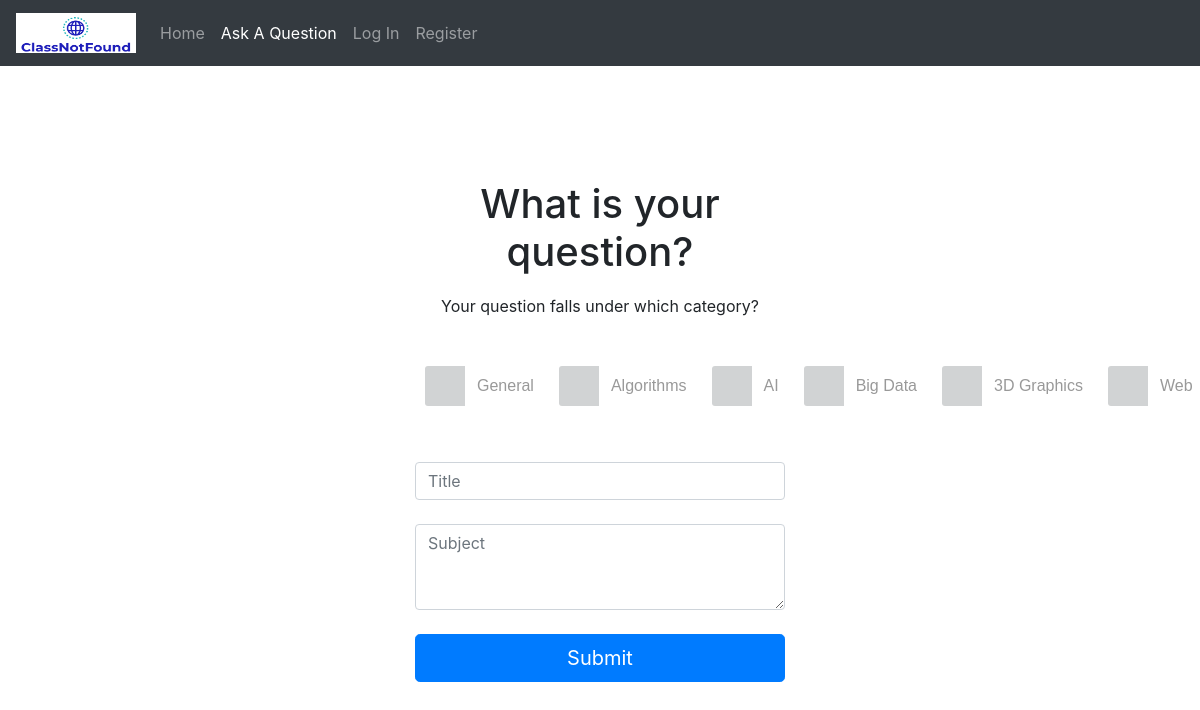
/index.php?action=ask, run on the app's committed database.
### tables this page shows
CREATE TABLE IF NOT EXISTS `categories` (
  `category_id` int(11) NOT NULL AUTO_INCREMENT,
  `category_name` varchar(255) NOT NULL,
  PRIMARY KEY (`category_id`)
);

### controllers/AskAQuestionController.php (called while the page is built, shortened)
<?php
class AskAQuestionController
{
    private $_db;
    public function __construct($db){
        $this->_db = $db;
    }
    public function run()
    {
        $arrayCategories = $this->_db->select_all_categories();
        $title = "";
        require_once (VIEWS_PATH.'askAQuestion.php');
    }
}

### index.php (called while the page is built, shortened)
<?php
require_once(VIEWS_PATH.'header.php');
require_once ('models/Db.php');
$db = Db::getInstancce();
switch ($_GET['action']){
    case "ask":
        require_once ('controllers/AskAQuestionController.php');
        $controller = new AskAQuestionController($db);
        break;
}
$controller->run();
require_once(VIEWS_PATH.'footer.php');
?>

### models/Db.php (called while the page is built, shortened)
<?php
class Db
{
    private $_db;
    private function __construct()
    {
        try {
            $array= parse_ini_file('config/config.ini');
            $this->_db = new PDO($array['db_name'],$array['db_user'],$array['db_password']);
            $this->_db->setAttribute(PDO::ATTR_ERRMODE, PDO::ERRMODE_EXCEPTION);
            $this->_db->setAttribute(PDO::ATTR_DEFAULT_FETCH_MODE, PDO::FETCH_OBJ);
        } catch (PDOException $e) {
            die('Erreur de connexion à la base de données : ' . $e->getMessage());
        }
    }
    public function select_all_categories()
    {
        $query = 'SELECT category_id, category_name FROM categories';
        $array = array();
        $ps = $this->_db->prepare($query);
        $ps->execute();
        if ($ps->rowCount() != 0) {
            while ($row = $ps->fetch()) {
                $array[] = new Category($row->category_id, $row->category_name);
            }
        }
        return $array;
    }
}

### models/Category.php (called while the page is built, shortened)
<?php
class Category
{
    private $_name;
    public function __construct($category_id,$_name)
    {
        $this->_name = $_name;
    }
    public function getName()
    {
        return $this->_name;
    }
}

### views/askAQuestion.php (the view, shortened to what this page needs)
<section>
    <form action="index.php?action=ask" class="form-signin" method="post">
        <div class="text-center container col-4 sign">
            <h1 class="display-5">What is your question?</h1>
            <div id="message"><?php echo $notification ?></div>
            <p>Your question falls under which category?</p>
        </div>
        <div class="categoriesAll">
            <?php for ($i = 0; $i < count($arrayCategories); $i++) { ?>
                <div class="categories">
                    <label for="radio<?php echo $i ?>"><?php echo $arrayCategories[$i]->getName()?></label>
                </div>
            <?php } ?>
        </div>
        <div class="text-center container col-4">
            <br>
            <br>
            <input type="text" class="form-control" id="exampleInputName2" name="title" value="<?php echo $title ?>" placeholder="Title">
            <br>
            <textarea class="form-control" rows="3" name="subject" placeholder="Subject"><?php echo $subject ?></textarea>
            <br>
            <input class="btn btn-lg btn-primary btn-block" name="form-Askquestion" type="submit" value="Submit">
        </div>
    </form>
</section>

### views/css/Style.css (style rules this page uses)
body { margin: 0px; padding-top: 80px; height: 100%; }
#message { color: red; font-weight: bold; padding-bottom: 10px; }
.sign { padding-top: 100px; }
.categoriesAll { height: 80px; }
.categories { font-family: sans-serif; font-weight: normal; color: #999; background-color: #eee; border-radius: 3px; height: 0px; margin-left: 25em; }
input.radio:empty ~ label { margin-left: 25px; position: relative; float: left; line-height: 2.5em; text-indent: 3.25em; margin-top: 2em; cursor: pointer; -webkit-user-select: none; -moz-user-select: none; -ms-user-select: none; -moz-user-select: none; }
input.radio:empty ~ label:before { position: absolute; display: block; top: 0; bottom: 0; left: 0; content: ''; width: 2.5em; background: #D1D3D4; border-radius: 3px 0 0 3px; }

### data on the page
categories: category_name "General"
categories: category_name "Algorithms"
categories: category_name "AI"
categories: category_name "Big Data"
categories: category_name "3D Graphics"
categories: category_name "Web"
